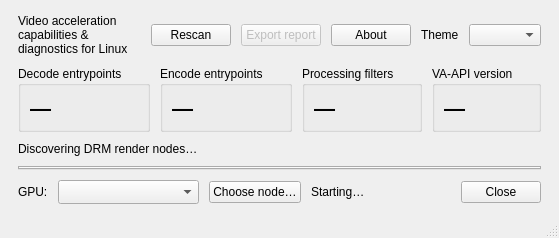
<?xml version="1.0" encoding="UTF-8"?>
<ui version="4.0">
 <class>MainWindow</class>
 <widget class="QMainWindow" name="MainWindow">
  <property name="windowTitle"><string notr="true">VAAPI Checker</string></property>
  <widget class="QWidget" name="centralWidget">
   <layout class="QVBoxLayout" name="mainLayout" stretch="0,0,0,1,0">
    <property name="spacing"><number>10</number></property>
    <property name="leftMargin"><number>18</number></property>
    <property name="topMargin"><number>14</number></property>
    <property name="rightMargin"><number>18</number></property>
    <property name="bottomMargin"><number>12</number></property>
    <item>
     <layout class="QHBoxLayout" name="headerLayout" stretch="1,0,0,0,0,0">
      <item>
       <widget class="QLabel" name="subtitle">
        <property name="text"><string notr="true">Video acceleration capabilities &amp; diagnostics for Linux</string></property>
        <property name="wordWrap"><bool>true</bool></property>
        <property name="textFormat"><enum>Qt::PlainText</enum></property>
        <property name="textInteractionFlags"><set>Qt::TextSelectableByMouse</set></property>
       </widget>
      </item>
      <item>
       <widget class="QPushButton" name="rescanButton">
        <property name="text"><string notr="true">Rescan</string></property>
        <property name="shortcut"><string notr="true">F5</string></property>
       </widget>
      </item>
      <item>
       <widget class="QPushButton" name="exportButton">
        <property name="enabled"><bool>false</bool></property>
        <property name="text"><string notr="true">Export report</string></property>
        <widget class="QMenu" name="exportMenu">
         <addaction name="actionSaveJson"/>
         <addaction name="actionSaveText"/>
         <addaction name="actionCopyReport"/>
        </widget>
        <action name="actionSaveJson">
         <property name="text"><string notr="true">Save JSON…</string></property>
        </action>
        <action name="actionSaveText">
         <property name="text"><string notr="true">Save text…</string></property>
        </action>
        <action name="actionCopyReport">
         <property name="text"><string notr="true">Copy report</string></property>
        </action>
       </widget>
      </item>
      <item>
       <widget class="QPushButton" name="aboutButton">
        <property name="text"><string notr="true">About</string></property>
       </widget>
      </item>
      <item>
       <widget class="QLabel" name="themeLabel">
        <property name="text"><string notr="true">Theme</string></property>
        <property name="buddy" stdset="0"><cstring>themeSelector</cstring></property>
       </widget>
      </item>
      <item>
       <widget class="QComboBox" name="themeSelector">
        <property name="accessibleName"><string notr="true">Theme</string></property>
        <property name="toolTip"><string notr="true">Choose a color theme. System follows the desktop appearance.</string></property>
       </widget>
      </item>
     </layout>
    </item>
    <item>
     <layout class="QHBoxLayout" name="statsLayout" stretch="1,1,1,1">
      <item>
       <widget class="QGroupBox" name="decodeStatFrame">
        <property name="title"><string notr="true">Decode entrypoints</string></property>
        <layout class="QVBoxLayout" name="decodeStatLayout">
         <item>
          <widget class="QLabel" name="decoderStat">
           <property name="text"><string notr="true">—</string></property>
           <property name="font">
            <font>
             <pointsize>16</pointsize>
             <weight>75</weight>
             <bold>true</bold>
            </font>
           </property>
           <property name="wordWrap"><bool>true</bool></property>
           <property name="textFormat"><enum>Qt::PlainText</enum></property>
           <property name="textInteractionFlags"><set>Qt::TextSelectableByMouse</set></property>
          </widget>
         </item>
        </layout>
       </widget>
      </item>
      <item>
       <widget class="QGroupBox" name="encodeStatFrame">
        <property name="title"><string notr="true">Encode entrypoints</string></property>
        <layout class="QVBoxLayout" name="encodeStatLayout">
         <item>
          <widget class="QLabel" name="encoderStat">
           <property name="text"><string notr="true">—</string></property>
           <property name="font">
            <font>
             <pointsize>16</pointsize>
             <weight>75</weight>
             <bold>true</bold>
            </font>
           </property>
           <property name="wordWrap"><bool>true</bool></property>
           <property name="textFormat"><enum>Qt::PlainText</enum></property>
           <property name="textInteractionFlags"><set>Qt::TextSelectableByMouse</set></property>
          </widget>
         </item>
        </layout>
       </widget>
      </item>
      <item>
       <widget class="QGroupBox" name="processorStatFrame">
        <property name="title"><string notr="true">Processing filters</string></property>
        <layout class="QVBoxLayout" name="processorStatLayout">
         <item>
          <widget class="QLabel" name="processorStat">
           <property name="text"><string notr="true">—</string></property>
           <property name="font">
            <font>
             <pointsize>16</pointsize>
             <weight>75</weight>
             <bold>true</bold>
            </font>
           </property>
           <property name="wordWrap"><bool>true</bool></property>
           <property name="textFormat"><enum>Qt::PlainText</enum></property>
           <property name="textInteractionFlags"><set>Qt::TextSelectableByMouse</set></property>
          </widget>
         </item>
        </layout>
       </widget>
      </item>
      <item>
       <widget class="QGroupBox" name="apiStatFrame">
        <property name="title"><string notr="true">VA-API version</string></property>
        <layout class="QVBoxLayout" name="apiStatLayout">
         <item>
          <widget class="QLabel" name="apiStat">
           <property name="text"><string notr="true">—</string></property>
           <property name="font">
            <font>
             <pointsize>16</pointsize>
             <weight>75</weight>
             <bold>true</bold>
            </font>
           </property>
           <property name="wordWrap"><bool>true</bool></property>
           <property name="textFormat"><enum>Qt::PlainText</enum></property>
           <property name="textInteractionFlags"><set>Qt::TextSelectableByMouse</set></property>
          </widget>
         </item>
        </layout>
       </widget>
      </item>
     </layout>
    </item>
    <item>
     <widget class="QLabel" name="driverInfo">
      <property name="text"><string notr="true">Discovering DRM render nodes…</string></property>
      <property name="wordWrap"><bool>true</bool></property>
      <property name="textFormat"><enum>Qt::PlainText</enum></property>
      <property name="textInteractionFlags"><set>Qt::TextSelectableByMouse</set></property>
     </widget>
    </item>
    <item>
     <widget class="QTabWidget" name="mainTabs"/>
    </item>
    <item>
     <layout class="QHBoxLayout" name="bottomLayout" stretch="0,2,0,2,0">
      <item>
       <widget class="QLabel" name="gpuLabel">
        <property name="text"><string notr="true">GPU:</string></property>
       </widget>
      </item>
      <item>
       <widget class="QComboBox" name="deviceCombo">
        <property name="minimumWidth"><number>320</number></property>
        <property name="sizeAdjustPolicy"><enum>QComboBox::AdjustToMinimumContentsLengthWithIcon</enum></property>
       </widget>
      </item>
      <item>
       <widget class="QPushButton" name="chooseNodeButton">
        <property name="text"><string notr="true">Choose node…</string></property>
       </widget>
      </item>
      <item>
       <widget class="QLabel" name="deviceStatus">
        <property name="text"><string notr="true">Starting…</string></property>
        <property name="wordWrap"><bool>true</bool></property>
        <property name="textFormat"><enum>Qt::PlainText</enum></property>
        <property name="textInteractionFlags"><set>Qt::TextSelectableByMouse</set></property>
       </widget>
      </item>
      <item>
       <widget class="QPushButton" name="closeButton">
        <property name="text"><string notr="true">Close</string></property>
       </widget>
      </item>
     </layout>
    </item>
   </layout>
  </widget>
  <widget class="QStatusBar" name="statusBar">
   <property name="sizeGripEnabled"><bool>true</bool></property>
  </widget>
 </widget>
</ui>
